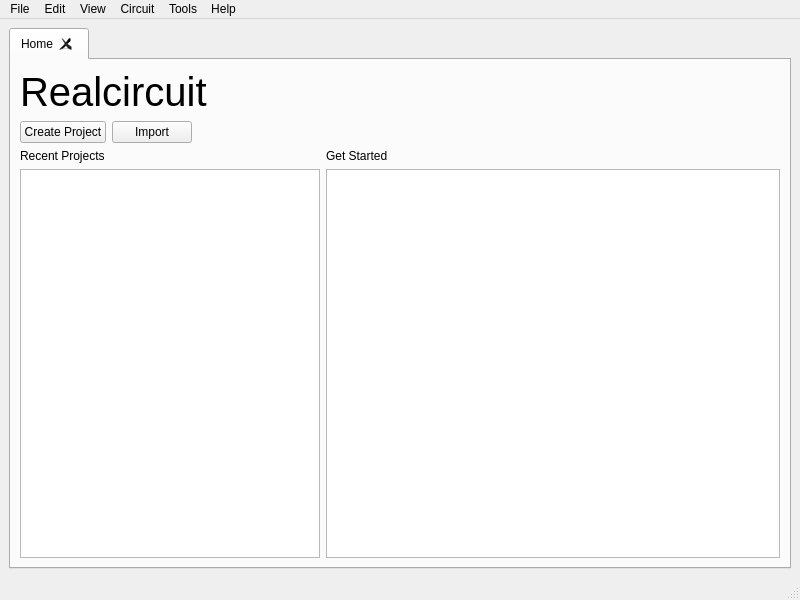
<?xml version="1.0" encoding="UTF-8"?>
<ui version="4.0">
 <class>MainWindow</class>
 <widget class="QMainWindow" name="MainWindow">
  <property name="geometry">
   <rect>
    <x>0</x>
    <y>0</y>
    <width>800</width>
    <height>600</height>
   </rect>
  </property>
  <property name="windowTitle">
   <string>Home - realcircuit</string>
  </property>
  <widget class="QWidget" name="centralwidget">
   <layout class="QVBoxLayout" name="verticalLayout">
    <item>
     <widget class="QTabWidget" name="tabWidget">
      <property name="currentIndex">
       <number>0</number>
      </property>
      <property name="tabsClosable">
       <bool>true</bool>
      </property>
      <widget class="QWidget" name="tab">
       <attribute name="title">
        <string>Home</string>
       </attribute>
       <layout class="QVBoxLayout" name="verticalLayout_2">
        <item>
         <widget class="QLabel" name="label">
          <property name="font">
           <font>
            <pointsize>30</pointsize>
           </font>
          </property>
          <property name="text">
           <string>Realcircuit</string>
          </property>
         </widget>
        </item>
        <item>
         <layout class="QHBoxLayout" name="horizontalLayout">
          <item>
           <widget class="QPushButton" name="BTNCreateProject">
            <property name="text">
             <string>Create Project</string>
            </property>
           </widget>
          </item>
          <item>
           <widget class="QPushButton" name="BTNImportProject">
            <property name="text">
             <string>Import</string>
            </property>
           </widget>
          </item>
          <item>
           <spacer name="horizontalSpacer">
            <property name="orientation">
             <enum>Qt::Horizontal</enum>
            </property>
            <property name="sizeHint" stdset="0">
             <size>
              <width>40</width>
              <height>20</height>
             </size>
            </property>
           </spacer>
          </item>
         </layout>
        </item>
        <item>
         <layout class="QHBoxLayout" name="horizontalLayout_2">
          <item>
           <layout class="QVBoxLayout" name="verticalLayout_3">
            <item>
             <widget class="QLabel" name="label_2">
              <property name="text">
               <string>Recent Projects</string>
              </property>
             </widget>
            </item>
            <item>
             <widget class="QListView" name="listView">
              <property name="maximumSize">
               <size>
                <width>300</width>
                <height>16777215</height>
               </size>
              </property>
             </widget>
            </item>
           </layout>
          </item>
          <item>
           <layout class="QVBoxLayout" name="verticalLayout_4">
            <item>
             <widget class="QLabel" name="label_3">
              <property name="text">
               <string>Get Started</string>
              </property>
             </widget>
            </item>
            <item>
             <widget class="QListView" name="listView_2"/>
            </item>
           </layout>
          </item>
         </layout>
        </item>
       </layout>
      </widget>
     </widget>
    </item>
   </layout>
  </widget>
  <widget class="QMenuBar" name="menubar">
   <property name="geometry">
    <rect>
     <x>0</x>
     <y>0</y>
     <width>800</width>
     <height>22</height>
    </rect>
   </property>
   <widget class="QMenu" name="menuFile">
    <property name="title">
     <string>File</string>
    </property>
    <widget class="QMenu" name="menuNew">
     <property name="title">
      <string>New</string>
     </property>
     <addaction name="actionNewProject"/>
     <addaction name="actionNewCircuit"/>
     <addaction name="actionNewSubcircuit"/>
    </widget>
    <widget class="QMenu" name="menuRecent_Projects">
     <property name="title">
      <string>Recent Projects</string>
     </property>
    </widget>
    <widget class="QMenu" name="menuExport">
     <property name="title">
      <string>Export</string>
     </property>
     <addaction name="actionExportCircuitImage"/>
     <addaction name="separator"/>
     <addaction name="actionExportAsPDF"/>
    </widget>
    <addaction name="menuNew"/>
    <addaction name="actionOpenProject"/>
    <addaction name="menuRecent_Projects"/>
    <addaction name="separator"/>
    <addaction name="actionSaveProject"/>
    <addaction name="actionSaveProjectAs"/>
    <addaction name="actionSaveAll"/>
    <addaction name="separator"/>
    <addaction name="menuExport"/>
    <addaction name="separator"/>
    <addaction name="actionCloseProject"/>
    <addaction name="actionCloseAll"/>
    <addaction name="separator"/>
    <addaction name="actionProjectSettings"/>
    <addaction name="separator"/>
    <addaction name="actionExit"/>
   </widget>
   <widget class="QMenu" name="menuEdit">
    <property name="title">
     <string>Edit</string>
    </property>
    <widget class="QMenu" name="menuCheckpoint">
     <property name="title">
      <string>Checkpoint</string>
     </property>
     <addaction name="actionCreateCheckpoint"/>
     <addaction name="actionManageCheckpoints"/>
     <addaction name="actionRestoreCheckpoint"/>
    </widget>
    <addaction name="actionUndo"/>
    <addaction name="actionRedo"/>
    <addaction name="separator"/>
    <addaction name="actionCut"/>
    <addaction name="actionCopy"/>
    <addaction name="actionPaste"/>
    <addaction name="actionDuplicate"/>
    <addaction name="actionDelete"/>
    <addaction name="separator"/>
    <addaction name="actionSelectAll"/>
    <addaction name="actionDeselectAll"/>
    <addaction name="separator"/>
    <addaction name="actionFind"/>
    <addaction name="actionReplace"/>
    <addaction name="separator"/>
    <addaction name="menuCheckpoint"/>
   </widget>
   <widget class="QMenu" name="menuView">
    <property name="title">
     <string>View</string>
    </property>
    <widget class="QMenu" name="menuGraphicsQuality">
     <property name="title">
      <string>Graphics Quality</string>
     </property>
     <addaction name="actionQualityAutomatic"/>
     <addaction name="separator"/>
     <addaction name="actionQualityLow"/>
     <addaction name="actionQualityMedium"/>
     <addaction name="actionQualityHigh"/>
    </widget>
    <widget class="QMenu" name="menuGrid">
     <property name="title">
      <string>Grid</string>
     </property>
     <addaction name="actionShowGrid"/>
     <addaction name="actionSnapToGrid"/>
     <addaction name="separator"/>
     <addaction name="actionGridSettings"/>
    </widget>
    <widget class="QMenu" name="menuToolbars">
     <property name="title">
      <string>Toolbars</string>
     </property>
     <addaction name="actionShowMainToolbar"/>
     <addaction name="actionShowComponentToolbar"/>
     <addaction name="actionShowSimulationToolbar"/>
    </widget>
    <addaction name="actionZoomIn"/>
    <addaction name="actionZoomOut"/>
    <addaction name="actionZoomFit"/>
    <addaction name="actionZoomActualSize"/>
    <addaction name="separator"/>
    <addaction name="menuGrid"/>
    <addaction name="actionShowRulers"/>
    <addaction name="separator"/>
    <addaction name="menuToolbars"/>
    <addaction name="actionShowComponentPanel"/>
    <addaction name="actionShowPropertiesPanel"/>
    <addaction name="actionShowOutputConsole"/>
    <addaction name="separator"/>
    <addaction name="actionDirectControl"/>
    <addaction name="actionScientificCalculator"/>
    <addaction name="actionOscilloscope"/>
    <addaction name="actionLogicAnalyzer"/>
    <addaction name="actionFunctionGenerator"/>
    <addaction name="separator"/>
    <addaction name="menuGraphicsQuality"/>
    <addaction name="separator"/>
    <addaction name="actionFullScreen"/>
   </widget>
   <widget class="QMenu" name="menuCircuit">
    <property name="title">
     <string>Circuit</string>
    </property>
    <widget class="QMenu" name="menuSimulationSpeed">
     <property name="title">
      <string>Simulation Speed</string>
     </property>
     <addaction name="actionSpeedSlow"/>
     <addaction name="actionSpeedNormal"/>
     <addaction name="actionSpeedFast"/>
     <addaction name="actionSpeedMaximum"/>
    </widget>
    <addaction name="actionRun"/>
    <addaction name="actionPauseContinue"/>
    <addaction name="actionStop"/>
    <addaction name="actionRestart"/>
    <addaction name="separator"/>
    <addaction name="menuSimulationSpeed"/>
    <addaction name="actionSimulationSettings"/>
    <addaction name="separator"/>
    <addaction name="actionAddComponent"/>
    <addaction name="actionAddWire"/>
    <addaction name="actionAddLabel"/>
    <addaction name="separator"/>
    <addaction name="actionRotateClockwise"/>
    <addaction name="actionRotateCounterClockwise"/>
    <addaction name="actionFlipHorizontal"/>
    <addaction name="actionFlipVertical"/>
    <addaction name="separator"/>
    <addaction name="actionComponentProperties"/>
    <addaction name="separator"/>
    <addaction name="actionValidateCircuit"/>
    <addaction name="actionAnalyzeCircuit"/>
   </widget>
   <widget class="QMenu" name="menuTools">
    <property name="title">
     <string>Tools</string>
    </property>
    <widget class="QMenu" name="menuMeasurement">
     <property name="title">
      <string>Measurement</string>
     </property>
     <addaction name="actionVoltmeter"/>
     <addaction name="actionAmmeter"/>
     <addaction name="actionOhmmeter"/>
     <addaction name="actionPowerMeter"/>
     <addaction name="actionFrequencyCounter"/>
    </widget>
    <addaction name="actionComponentLibrary"/>
    <addaction name="actionManagePlugins"/>
    <addaction name="separator"/>
    <addaction name="menuMeasurement"/>
    <addaction name="separator"/>
    <addaction name="actionScriptEditor"/>
    <addaction name="actionCommandLine"/>
   </widget>
   <widget class="QMenu" name="menuHelp">
    <property name="title">
     <string>Help</string>
    </property>
    <addaction name="actionDocumentation"/>
    <addaction name="actionTutorials"/>
    <addaction name="actionExamples"/>
    <addaction name="separator"/>
    <addaction name="actionKeyboardShortcuts"/>
    <addaction name="actionTipOfTheDay"/>
    <addaction name="separator"/>
    <addaction name="actionCheckForUpdates"/>
    <addaction name="actionReportBug"/>
    <addaction name="separator"/>
    <addaction name="actionAbout"/>
   </widget>
   <addaction name="menuFile"/>
   <addaction name="menuEdit"/>
   <addaction name="menuView"/>
   <addaction name="menuCircuit"/>
   <addaction name="menuTools"/>
   <addaction name="menuHelp"/>
  </widget>
  <widget class="QStatusBar" name="statusbar"/>
  <action name="actionNewProject">
   <property name="text">
    <string>Project</string>
   </property>
  </action>
  <action name="actionNewCircuit">
   <property name="text">
    <string>Circuit</string>
   </property>
  </action>
  <action name="actionNewSubcircuit">
   <property name="text">
    <string>Subcircuit</string>
   </property>
  </action>
  <action name="actionOpenProject">
   <property name="text">
    <string>Open Project...</string>
   </property>
  </action>
  <action name="actionClearRecentProjects">
   <property name="text">
    <string>Clear Recent Projects</string>
   </property>
  </action>
  <action name="actionSaveProject">
   <property name="text">
    <string>Save</string>
   </property>
  </action>
  <action name="actionSaveProjectAs">
   <property name="text">
    <string>Save As...</string>
   </property>
  </action>
  <action name="actionSaveAll">
   <property name="text">
    <string>Save All</string>
   </property>
  </action>
  <action name="actionImportProject">
   <property name="text">
    <string>Import...</string>
   </property>
  </action>
  <action name="actionExportCircuitImage">
   <property name="text">
    <string>Circuit as Image...</string>
   </property>
  </action>
  <action name="actionExportNetlist">
   <property name="text">
    <string>Netlist...</string>
   </property>
  </action>
  <action name="actionExportBOM">
   <property name="text">
    <string>Bill of Materials...</string>
   </property>
  </action>
  <action name="actionExportAsPDF">
   <property name="text">
    <string>As PDF...</string>
   </property>
  </action>
  <action name="actionCloseProject">
   <property name="text">
    <string>Close Project</string>
   </property>
  </action>
  <action name="actionCloseAll">
   <property name="text">
    <string>Close All</string>
   </property>
  </action>
  <action name="actionProjectSettings">
   <property name="text">
    <string>Project Settings...</string>
   </property>
  </action>
  <action name="actionExit">
   <property name="text">
    <string>Exit</string>
   </property>
  </action>
  <action name="actionUndo">
   <property name="text">
    <string>Undo</string>
   </property>
  </action>
  <action name="actionRedo">
   <property name="text">
    <string>Redo</string>
   </property>
  </action>
  <action name="actionCut">
   <property name="text">
    <string>Cut</string>
   </property>
  </action>
  <action name="actionCopy">
   <property name="text">
    <string>Copy</string>
   </property>
  </action>
  <action name="actionPaste">
   <property name="text">
    <string>Paste</string>
   </property>
  </action>
  <action name="actionDuplicate">
   <property name="text">
    <string>Duplicate</string>
   </property>
  </action>
  <action name="actionDelete">
   <property name="text">
    <string>Delete</string>
   </property>
  </action>
  <action name="actionSelectAll">
   <property name="text">
    <string>Select All</string>
   </property>
  </action>
  <action name="actionDeselectAll">
   <property name="text">
    <string>Deselect All</string>
   </property>
  </action>
  <action name="actionFind">
   <property name="text">
    <string>Find...</string>
   </property>
  </action>
  <action name="actionReplace">
   <property name="text">
    <string>Replace...</string>
   </property>
  </action>
  <action name="actionCreateCheckpoint">
   <property name="text">
    <string>Create Checkpoint</string>
   </property>
  </action>
  <action name="actionManageCheckpoints">
   <property name="text">
    <string>Manage Checkpoints</string>
   </property>
  </action>
  <action name="actionRestoreCheckpoint">
   <property name="text">
    <string>Restore Checkpoint</string>
   </property>
  </action>
  <action name="actionPreferences">
   <property name="text">
    <string>Preferences...</string>
   </property>
  </action>
  <action name="actionZoomIn">
   <property name="text">
    <string>Zoom In</string>
   </property>
  </action>
  <action name="actionZoomOut">
   <property name="text">
    <string>Zoom Out</string>
   </property>
  </action>
  <action name="actionZoomFit">
   <property name="text">
    <string>Zoom to Fit</string>
   </property>
  </action>
  <action name="actionZoomActualSize">
   <property name="text">
    <string>Actual Size</string>
   </property>
  </action>
  <action name="actionShowGrid">
   <property name="checkable">
    <bool>true</bool>
   </property>
   <property name="text">
    <string>Show Grid</string>
   </property>
  </action>
  <action name="actionSnapToGrid">
   <property name="checkable">
    <bool>true</bool>
   </property>
   <property name="text">
    <string>Snap to Grid</string>
   </property>
  </action>
  <action name="actionGridSettings">
   <property name="text">
    <string>Grid Settings...</string>
   </property>
  </action>
  <action name="actionShowRulers">
   <property name="checkable">
    <bool>true</bool>
   </property>
   <property name="text">
    <string>Show Rulers</string>
   </property>
  </action>
  <action name="actionShowMainToolbar">
   <property name="checkable">
    <bool>true</bool>
   </property>
   <property name="text">
    <string>Main Toolbar</string>
   </property>
  </action>
  <action name="actionShowComponentToolbar">
   <property name="checkable">
    <bool>true</bool>
   </property>
   <property name="text">
    <string>Component Toolbar</string>
   </property>
  </action>
  <action name="actionShowSimulationToolbar">
   <property name="checkable">
    <bool>true</bool>
   </property>
   <property name="text">
    <string>Simulation Toolbar</string>
   </property>
  </action>
  <action name="actionShowComponentPanel">
   <property name="checkable">
    <bool>true</bool>
   </property>
   <property name="text">
    <string>Component Panel</string>
   </property>
  </action>
  <action name="actionShowPropertiesPanel">
   <property name="checkable">
    <bool>true</bool>
   </property>
   <property name="text">
    <string>Properties Panel</string>
   </property>
  </action>
  <action name="actionShowOutputConsole">
   <property name="checkable">
    <bool>true</bool>
   </property>
   <property name="text">
    <string>Output Console</string>
   </property>
  </action>
  <action name="actionDirectControl">
   <property name="text">
    <string>Direct Control</string>
   </property>
  </action>
  <action name="actionScientificCalculator">
   <property name="text">
    <string>Scientific Calculator</string>
   </property>
  </action>
  <action name="actionOscilloscope">
   <property name="text">
    <string>Oscilloscope</string>
   </property>
  </action>
  <action name="actionLogicAnalyzer">
   <property name="text">
    <string>Logic Analyzer</string>
   </property>
  </action>
  <action name="actionFunctionGenerator">
   <property name="text">
    <string>Function Generator</string>
   </property>
  </action>
  <action name="actionQualityAutomatic">
   <property name="checkable">
    <bool>true</bool>
   </property>
   <property name="text">
    <string>Automatic</string>
   </property>
  </action>
  <action name="actionQualityLow">
   <property name="checkable">
    <bool>true</bool>
   </property>
   <property name="text">
    <string>Low (Run Smoothly In Low-End PC)</string>
   </property>
  </action>
  <action name="actionQualityMedium">
   <property name="checkable">
    <bool>true</bool>
   </property>
   <property name="text">
    <string>Medium</string>
   </property>
  </action>
  <action name="actionQualityHigh">
   <property name="checkable">
    <bool>true</bool>
   </property>
   <property name="text">
    <string>High</string>
   </property>
  </action>
  <action name="actionFullScreen">
   <property name="text">
    <string>Full Screen</string>
   </property>
  </action>
  <action name="actionRun">
   <property name="text">
    <string>Run</string>
   </property>
  </action>
  <action name="actionPauseContinue">
   <property name="text">
    <string>Pause/Continue</string>
   </property>
  </action>
  <action name="actionStop">
   <property name="text">
    <string>Stop</string>
   </property>
  </action>
  <action name="actionRestart">
   <property name="text">
    <string>Restart</string>
   </property>
  </action>
  <action name="actionSpeedSlow">
   <property name="checkable">
    <bool>true</bool>
   </property>
   <property name="text">
    <string>Slow (0.5x)</string>
   </property>
  </action>
  <action name="actionSpeedNormal">
   <property name="checkable">
    <bool>true</bool>
   </property>
   <property name="text">
    <string>Normal (1x)</string>
   </property>
  </action>
  <action name="actionSpeedFast">
   <property name="checkable">
    <bool>true</bool>
   </property>
   <property name="text">
    <string>Fast (2x)</string>
   </property>
  </action>
  <action name="actionSpeedMaximum">
   <property name="checkable">
    <bool>true</bool>
   </property>
   <property name="text">
    <string>Maximum</string>
   </property>
  </action>
  <action name="actionSimulationSettings">
   <property name="text">
    <string>Simulation Settings...</string>
   </property>
  </action>
  <action name="actionAddComponent">
   <property name="text">
    <string>Add Component</string>
   </property>
  </action>
  <action name="actionAddWire">
   <property name="text">
    <string>Add Wire</string>
   </property>
  </action>
  <action name="actionAddLabel">
   <property name="text">
    <string>Add Label</string>
   </property>
  </action>
  <action name="actionRotateClockwise">
   <property name="text">
    <string>Rotate Clockwise</string>
   </property>
  </action>
  <action name="actionRotateCounterClockwise">
   <property name="text">
    <string>Rotate Counter-Clockwise</string>
   </property>
  </action>
  <action name="actionFlipHorizontal">
   <property name="text">
    <string>Flip Horizontal</string>
   </property>
  </action>
  <action name="actionFlipVertical">
   <property name="text">
    <string>Flip Vertical</string>
   </property>
  </action>
  <action name="actionComponentProperties">
   <property name="text">
    <string>Component Properties...</string>
   </property>
  </action>
  <action name="actionValidateCircuit">
   <property name="text">
    <string>Validate Circuit</string>
   </property>
  </action>
  <action name="actionAnalyzeCircuit">
   <property name="text">
    <string>Analyze Circuit</string>
   </property>
  </action>
  <action name="actionComponentLibrary">
   <property name="text">
    <string>Component Library</string>
   </property>
  </action>
  <action name="actionManagePlugins">
   <property name="text">
    <string>Manage Plugins</string>
   </property>
  </action>
  <action name="actionVoltmeter">
   <property name="text">
    <string>Voltmeter</string>
   </property>
  </action>
  <action name="actionAmmeter">
   <property name="text">
    <string>Ammeter</string>
   </property>
  </action>
  <action name="actionOhmmeter">
   <property name="text">
    <string>Ohmmeter</string>
   </property>
  </action>
  <action name="actionPowerMeter">
   <property name="text">
    <string>Power Meter</string>
   </property>
  </action>
  <action name="actionFrequencyCounter">
   <property name="text">
    <string>Frequency Counter</string>
   </property>
  </action>
  <action name="actionSpiceNetlist">
   <property name="text">
    <string>SPICE Netlist</string>
   </property>
  </action>
  <action name="actionBOMGenerator">
   <property name="text">
    <string>BOM Generator</string>
   </property>
  </action>
  <action name="actionPCBExport">
   <property name="text">
    <string>PCB Export</string>
   </property>
  </action>
  <action name="actionScriptEditor">
   <property name="text">
    <string>Script Editor</string>
   </property>
  </action>
  <action name="actionCommandLine">
   <property name="text">
    <string>Command Line</string>
   </property>
  </action>
  <action name="actionDocumentation">
   <property name="text">
    <string>Documentation</string>
   </property>
  </action>
  <action name="actionTutorials">
   <property name="text">
    <string>Tutorials</string>
   </property>
  </action>
  <action name="actionExamples">
   <property name="text">
    <string>Examples</string>
   </property>
  </action>
  <action name="actionKeyboardShortcuts">
   <property name="text">
    <string>Keyboard Shortcuts</string>
   </property>
  </action>
  <action name="actionTipOfTheDay">
   <property name="text">
    <string>Tip of the Day</string>
   </property>
  </action>
  <action name="actionCheckForUpdates">
   <property name="text">
    <string>Check for Updates</string>
   </property>
  </action>
  <action name="actionReportBug">
   <property name="text">
    <string>Report a Bug</string>
   </property>
  </action>
  <action name="actionAbout">
   <property name="text">
    <string>About Realcircuit</string>
   </property>
  </action>
 </widget>
 <resources/>
 <connections/>
</ui>
